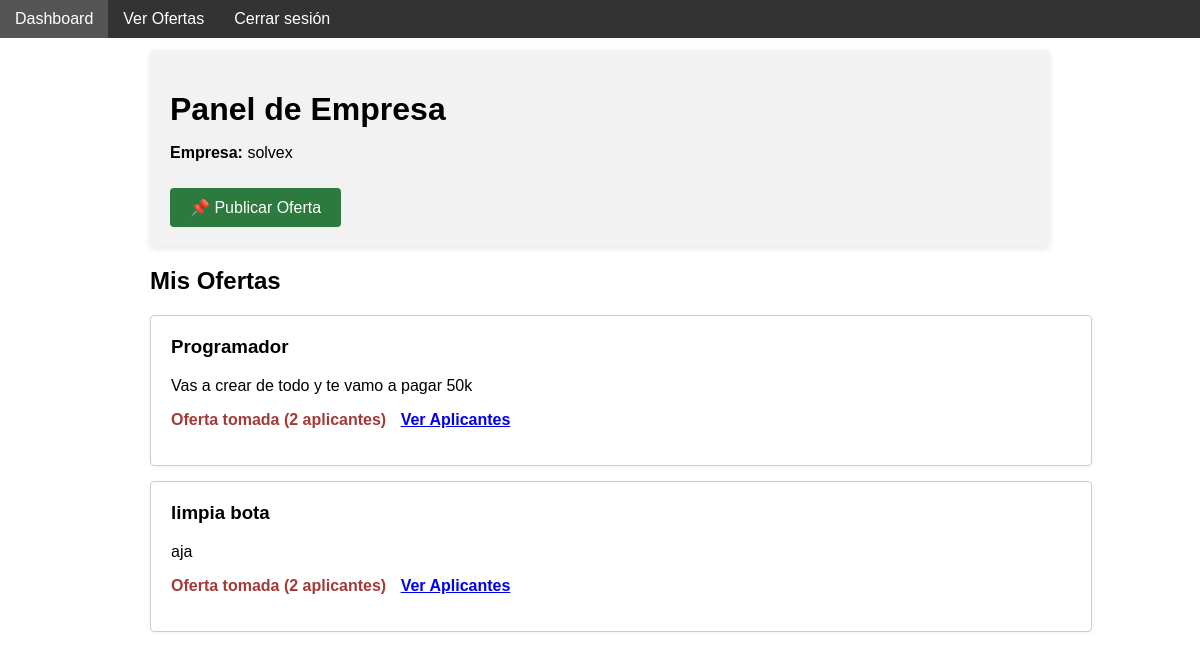
Before: /company_dashboard.php (signed in) with the older database file.
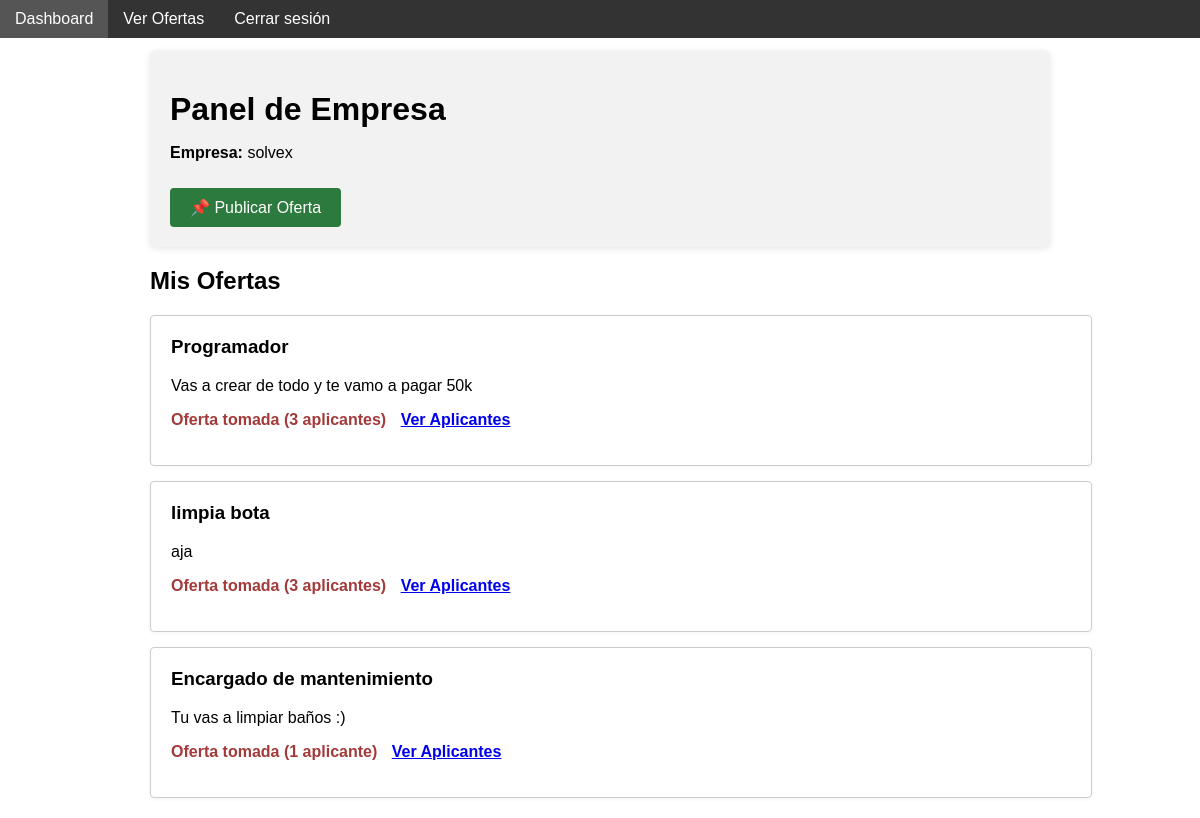
After: the same page with the newer database file.
### tables this page shows
CREATE TABLE jobs (
    id INTEGER PRIMARY KEY AUTOINCREMENT,
    company_id INTEGER,
    title TEXT NOT NULL,
    description TEXT NOT NULL,
    requirements TEXT,
    created_at DATETIME DEFAULT CURRENT_TIMESTAMP,
    FOREIGN KEY(company_id) REFERENCES users(id)
);

### functions.php (called while the page is built, shortened)
<?php
function currentUser() {
    return $_SESSION['user'] ?? null;
}
?>

### company_dashboard.php (the view, shortened to what this page needs)
<?php
require_once 'functions.php';
$user = currentUser();
include 'header.php';
?>
<div style="max-width: 900px; margin: 0 auto;">
  <div style="background: #f2f2f2; padding: 20px; border-radius: 6px; margin-bottom: 20px; box-shadow: 0 2px 6px rgba(0,0,0,0.1);">
    <h1 style="margin-bottom: 10px;">Panel de Empresa</h1>
    <p><strong>Empresa:</strong> <?= htmlspecialchars($user['name']) ?></p>
    <a href="post_job.php" style="display: inline-block; margin-top: 10px; padding: 10px 20px; background-color: #2d7a3e; color: white; border-radius: 4px; text-decoration: none;">📌 Publicar Oferta</a>
  </div>
  <h2>Mis Ofertas</h2>
  <?php
  $stmt = $db->prepare(
    "SELECT j.*,
            (SELECT COUNT(*) FROM applications a WHERE a.job_id=j.id) AS applicants_count
     FROM jobs j WHERE company_id=?"
  );
  $stmt->execute([$user['id']]);
  $jobs = $stmt->fetchAll(PDO::FETCH_ASSOC);
  ?>
  <?php if (empty($jobs)): ?>
    <p>No has publicado ninguna oferta aún.</p>
  <?php else: ?>
    <?php foreach ($jobs as $job): ?>
      <div class="job-card" style="width: 100%; border: 1px solid #ccc; padding: 20px; margin-bottom: 15px; border-radius: 4px; box-shadow: 0 1px 4px rgba(0,0,0,0.05);">
        <h3 style="margin-top: 0;"><?= htmlspecialchars($job['title']) ?></h3>
        <p><?= nl2br(htmlspecialchars($job['description'])) ?></p>
        <?php if ($job['applicants_count'] > 0): ?>
          <p class="taken">
            Oferta tomada (<?= $job['applicants_count'] ?> aplicante<?= $job['applicants_count'] > 1 ? 's' : '' ?>)
            <a href="view_applicants.php?job_id=<?= $job['id'] ?>" style="margin-left: 10px; text-decoration: underline;">Ver Aplicantes</a>
          </p>
        <?php else: ?>
          <p class="open">Sin aplicantes aún</p>
        <?php endif; ?>
      </div>
    <?php endforeach; ?>
  <?php endif; ?>
</div>
</body>
</html>

### header.php (shortened to what this page needs)
<!DOCTYPE html>
<html lang="es">
<head>
    <link rel="stylesheet" href="style.css">
</head>
<body>
    <div class="menu">
        <ul>
            <li><a href="company_dashboard.php">Dashboard</a></li>
            <li><a href="view_jobs.php">Ver Ofertas</a></li>
            <li><a href="logout.php">Cerrar sesión</a></li>
        </ul>
    </div>
    <div class="container">

### style.css (style rules this page uses)
body { font-family: Arial, sans-serif; margin: 20px; padding: 0; }
.menu ul { list-style: none; padding: 0; margin: 0; display: flex; background: #333; position: fixed; width: 100%; top: 0; left: 0; z-index: 100; }
.menu li { margin: 0; }
.menu a { display: block; padding: 10px 15px; color: #fff; text-decoration: none; }
body { margin-top: 50px; }
.job-card { border: 1px solid #ccc; padding: 15px; margin: 15px 0; border-radius: 4px; }
.taken { color: #a33a3a; font-weight: bold; }

Changed rows visible on the page:
computed for jobs "Programador": applicants_count "2" → "3"
computed for jobs "limpia bota": applicants_count "2" → "3"
added jobs: title "Encargado de mantenimiento", description "Tu vas a limpiar baños :)", applicants_count "1"
